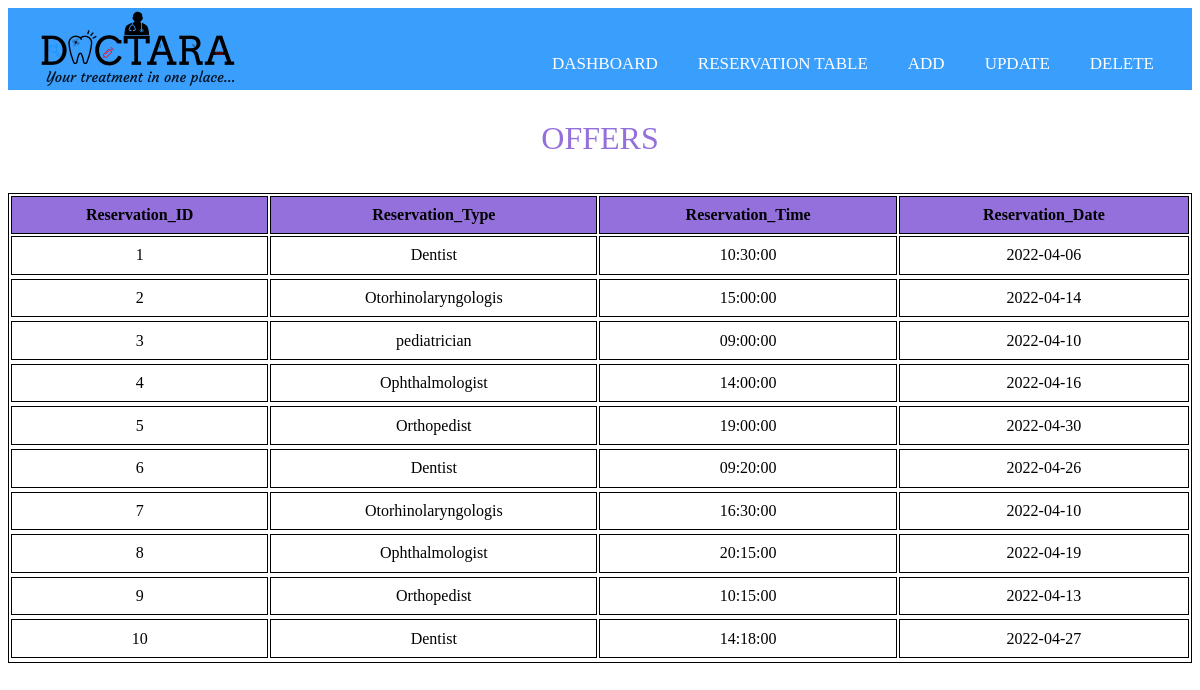
The app's page /Admin/Reservation_Retrieve.php with its own data.
### tables this page shows
CREATE TABLE `reservation` (
  `Reservation_ID` int(11) NOT NULL,
  `Reservation_Type` varchar(20) NOT NULL,
  `Reservation_Time` time NOT NULL,
  `Reservation_Date` date NOT NULL
);

### Admin/Reservation_Retrieve.php (the view, shortened to what this page needs)
<html>
<?php
include_once("Reservation_nav.php");
?>
<body>
    <table>
        <caption style="text-align: center;
    font-size: 200%;
    font-family: 'Playfair Display';
    color: mediumpurple;
    size: 20px;
    margin-bottom: 3%;">OFFERS</caption>
        <tr>
            <th>Reservation_ID</th>
            <th>Reservation_Type</th>
            <th>Reservation_Time</th>
            <th>Reservation_Date</th>
        </tr>
        <?php
  require_once ("C:/aa/htdocs/GROUP_12/Admin/Admin_connect.php");
  $result = $conn->query("SELECT * FROM reservation");
  if($result){
while ($row=$result->fetch(PDO:: FETCH_ASSOC)){
    echo "<tr>
    <td>".$row["Reservation_ID"]."</td>
    <td>".$row["Reservation_Type"]."</td>
    <td>".$row["Reservation_Time"]."</td>
    <td>".$row["Reservation_Date"]."</td>
    <tr>";
}
echo"</table>";
  }
else{
    echo "0 result";
}
            ?>
</body>
</html>

### Admin/Reservation_Retrieve.php (style rules this page uses)
body { background-image: url(https://cdn.wallpapersafari.com/8/37/AcPoTn.jpg); }
caption { margin-bottom:3%; }
table { text-align: center; margin:auto; background-color:#fff; border: 1px solid; width: 100%; height:60%; }
th { margin-right:3%; }
th,td,tr { border: 1px solid; }
tr { background-color: mediumpurple; }
td { background-color:#fff; }

### records on screen
reservation: Reservation_ID "1", Reservation_Type "Dentist", Reservation_Time "10:30:00", Reservation_Date "2022-04-06"
reservation: Reservation_ID "2", Reservation_Type "Otorhinolaryngologis", Reservation_Time "15:00:00", Reservation_Date "2022-04-14"
reservation: Reservation_ID "3", Reservation_Type "pediatrician", Reservation_Time "09:00:00", Reservation_Date "2022-04-10"
reservation: Reservation_ID "4", Reservation_Type "Ophthalmologist", Reservation_Time "14:00:00", Reservation_Date "2022-04-16"
reservation: Reservation_ID "5", Reservation_Type "Orthopedist", Reservation_Time "19:00:00", Reservation_Date "2022-04-30"
reservation: Reservation_ID "6", Reservation_Type "Dentist", Reservation_Time "09:20:00", Reservation_Date "2022-04-26"
reservation: Reservation_ID "7", Reservation_Type "Otorhinolaryngologis", Reservation_Time "16:30:00", Reservation_Date "2022-04-10"
reservation: Reservation_ID "8", Reservation_Type "Ophthalmologist", Reservation_Time "20:15:00", Reservation_Date "2022-04-19"
reservation: Reservation_ID "9", Reservation_Type "Orthopedist", Reservation_Time "10:15:00", Reservation_Date "2022-04-13"
reservation: Reservation_ID "10", Reservation_Type "Dentist", Reservation_Time "14:18:00", Reservation_Date "2022-04-27"
